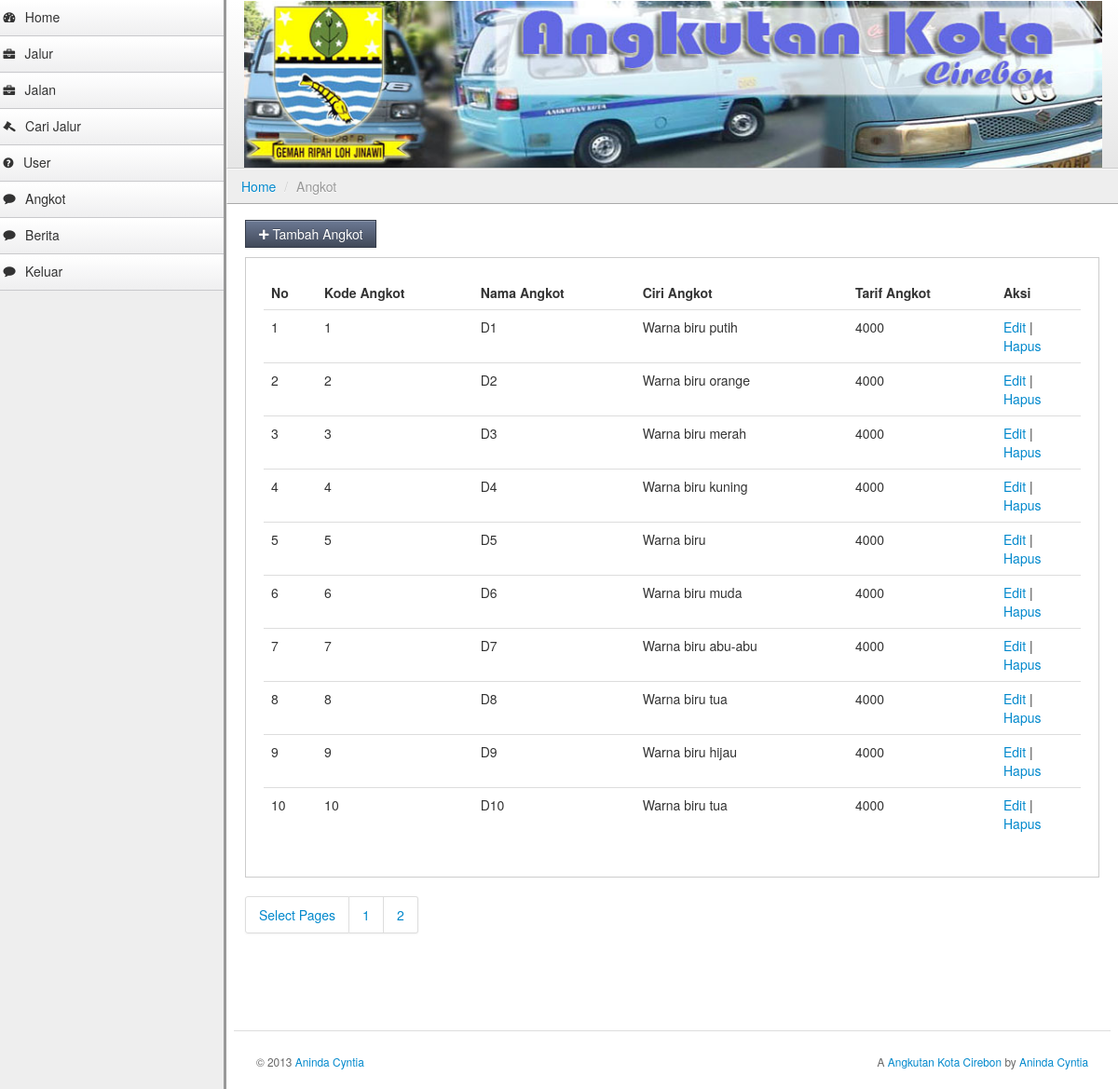
/admin/index.php?module=angkot.php&index=0 (signed in), run on the app's committed database.
### tables this page shows
CREATE TABLE IF NOT EXISTS `angkot` (
  `id_angkot` int(5) NOT NULL AUTO_INCREMENT,
  `nama_angkot` varchar(5) NOT NULL,
  `tarif_angkot` int(10) NOT NULL,
  `ciri_angkot` mediumtext NOT NULL,
  PRIMARY KEY (`id_angkot`)
);

### admin/angkot.php (the view, shortened to what this page needs)
<ul class="breadcrumb">
            <li><a href="index.php">Home</a> <span class="divider">/</span></li>
            <li class="active">Angkot</li>
        </ul>
        <div class="container-fluid">
            <div class="row-fluid">
<div class="btn-toolbar">
    <a href="?module=angkot_tambah.php"><button class="btn btn-primary"><i class="icon-plus"></i> Tambah Angkot</button></a>
</div>
<div class="well">
    <table class="table">
      <thead>
        <tr>
          <th>No</th>
          <th>Kode Angkot</th>
          <th>Nama Angkot</th>
          <th>Ciri Angkot</th>
		  <th>Tarif Angkot</th>
          <th style="width: 75px;">Aksi</th>
        </tr>
      </thead>
      <tbody>
	  <?php
	  	$index=$_GET['index'];
		$query_angkot = mysql_query("select * from angkot LIMIT $index, 10");
		$sum_angkot = mysql_num_rows($query_angkot);
		if($sum_angkot == "") {
			echo "tidak ada data angkot";
		}else{
		$nomor=0;
		while ($view_angkot=mysql_fetch_array($query_angkot)){
		$id_angkot=$view_angkot['id_angkot'];
		$nama_angkot=$view_angkot['nama_angkot'];
		$ciri_angkot=$view_angkot['ciri_angkot'];
		$tarif_angkot=$view_angkot['tarif_angkot'];
		$nomor = $nomor+1;
		echo "
        <tr>
          <td>$nomor</td>
          <td>$id_angkot</td>
          <td>$nama_angkot</td>
          <td>$ciri_angkot</td>
		  <td>$tarif_angkot</td>
          <td>
              <a href='?module=angkot_edit.php&id_angkot=$id_angkot'>Edit</a> |
              <a href='?module=angkot_hapus.php&id_angkot=$id_angkot'>Hapus</a>";
		}
		}
		?>
          </td>
        </tr>
      </tbody>
    </table>
</div>
<div class="pagination">
    <ul>
        <li><a href="#">Select Pages</a></li>
        <?php include "angkot_page.php"; ?>
    </ul>
</div>

### stylesheets/theme.css (style rules this page uses)
body { background: #eee; background-image: url(http://subtlepatterns.com/patterns/furley_bg.png); background-position: initial initial; background-repeat: initial initial; background-position: initial initial; background-repeat: initial initial; margin: 0px; padding: 0px; }
.breadcrumb { -webkit-box-shadow: none; -moz-box-shadow: none; box-shadow: none; -webkit-border-radius: 0px; -moz-border-radius: 0px; border-radius: 0px; -moz-background-clip: padding; -webkit-background-clip: padding-box; background-clip: padding-box; background: #eee; border-bottom: 1px solid #aaa; border-top: 1px solid #fafafa; border-left: 1px solid #fff; margin-bottom: .5em; }
.btn { -webkit-border-radius: 0px; -moz-border-radius: 0px; border-radius: 0px; }
.btn-primary { background-color: #414959; background-image: -webkit-gradient(linear, 0 0, 0 100%, from(#6c7994), to(#414959)); background-image: -webkit-linear-gradient(top, #6c7994, #414959); background-image: -o-linear-gradient(top, #6c7994, #414959); background-image: linear-gradient(to bottom, #6c7994, #414959); background-image: -moz-linear-gradient(top, #6c7994, #414959); filter: progid:dximagetransform.microsoft.gradient(startColorStr='#6c7994', EndColorStr='#414959'); -ms-filter: "progid:DXImageTransform.Microsoft.gradient(startColorStr='#6c7994',EndColorStr='#414959')"; border: 1px solid #363d4a; }
.well { background-color: #fff; border: 1px solid #ccc; -webkit-box-shadow: 1px 1px 0px #ffffff; -moz-box-shadow: 1px 1px 0px #ffffff; box-shadow: 1px 1px 0px #ffffff; -webkit-border-radius: 0px; -moz-border-radius: 0px; border-radius: 0px; -moz-background-clip: padding; -webkit-background-clip: padding-box; background-clip: padding-box; }

### data on the page
angkot: id_angkot "1", nama_angkot "D1", ciri_angkot "Warna biru putih", tarif_angkot "4000"
angkot: id_angkot "2", nama_angkot "D2", ciri_angkot "Warna biru orange", tarif_angkot "4000"
angkot: id_angkot "3", nama_angkot "D3", ciri_angkot "Warna biru merah", tarif_angkot "4000"
angkot: id_angkot "4", nama_angkot "D4", ciri_angkot "Warna biru kuning", tarif_angkot "4000"
angkot: id_angkot "5", nama_angkot "D5", ciri_angkot "Warna biru", tarif_angkot "4000"
angkot: id_angkot "6", nama_angkot "D6", ciri_angkot "Warna biru muda", tarif_angkot "4000"
angkot: id_angkot "7", nama_angkot "D7", ciri_angkot "Warna biru abu-abu", tarif_angkot "4000"
angkot: id_angkot "8", nama_angkot "D8", ciri_angkot "Warna biru tua", tarif_angkot "4000"
angkot: id_angkot "9", nama_angkot "D9", ciri_angkot "Warna biru hijau", tarif_angkot "4000"
angkot: id_angkot "10", nama_angkot "D10", ciri_angkot "Warna biru tua", tarif_angkot "4000"
